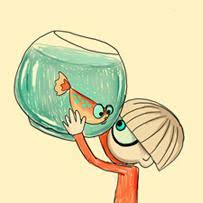
#> input picture 0000/test.jpg, 203 x 203 px
$ python demo.py
#> lines starting #> are read from the running program, lines starting #| are printed output that depends on the picture
# 引入Pillow
from PIL import Image, ImageDraw, ImageFont, ImageColor
def add_num(img):
	# 创建一个Draw对象
	draw = ImageDraw.Draw(img)
	# 创建一个Fount
	myfont = ImageFont.truetype('Arial.ttf', size=40)
	fillcolor = ImageColor.colormap.get('red')
	width, height = img.size
	draw.text((width-30, 0), '4', font=myfont, fill=fillcolor)
	img.save('result.jpg', 'jpeg')
	return 0
if __name__ == '__main__':
	image = Image.open('test.jpg')
#> image is the input picture: PIL image 203x203 RGB; mean R, G, B 224.4, 218.4, 175.2
	add_num(image)
#> in add_num, `img.save('result.jpg', 'jpeg')`:
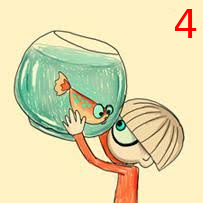
#> saved as result.jpg: PIL image 203x203 RGB; mean R, G, B 224.4, 217.1, 174.1
